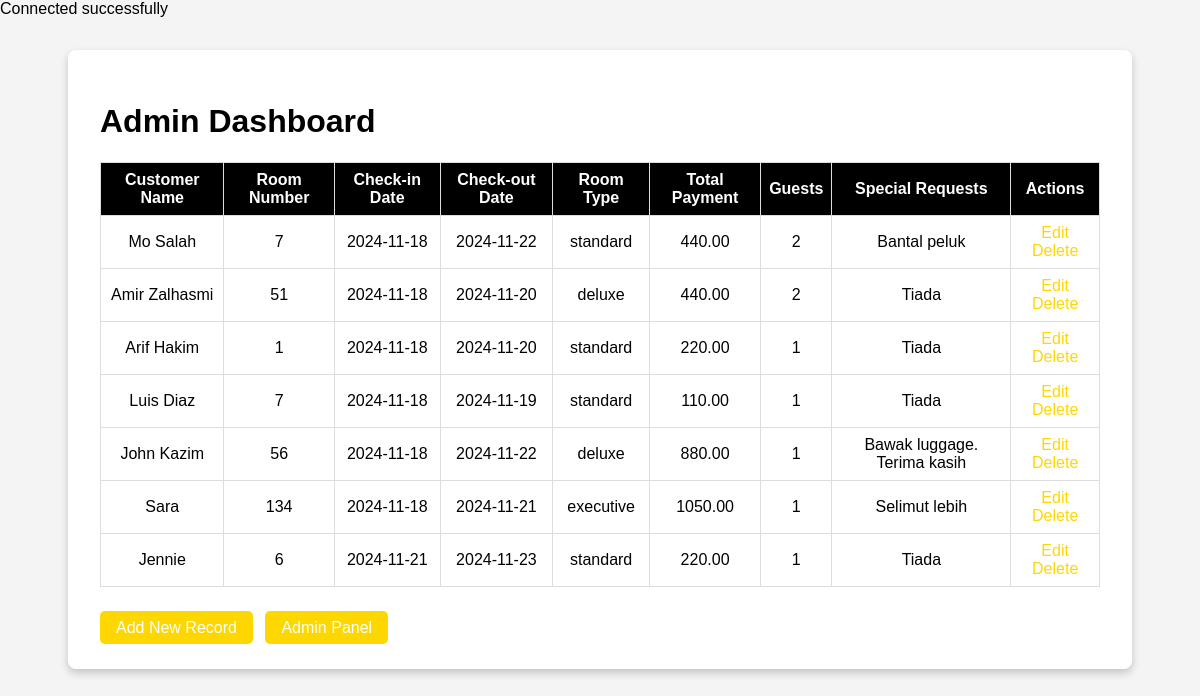
The page /admin_dashboard.php (signed in) on the database its author committed.
### tables this page shows
CREATE TABLE `bookings` (
  `id` int NOT NULL,
  `customer_name` varchar(200) NOT NULL,
  `room_number` int NOT NULL,
  `room_type` varchar(50) NOT NULL,
  `guests` int NOT NULL,
  `check_in_date` date NOT NULL,
  `check_out_date` date NOT NULL,
  `total_payment` decimal(10,2) NOT NULL,
  `special_request` text
);

### admin_dashboard.php (the view, shortened to what this page needs)
<?php
require 'db_connect.php';
$sql = "SELECT * FROM bookings";
$result = $conn->query($sql);
?>
<!DOCTYPE html>
<html lang="en">
<head>
</head>
<body>
    <div class="container">
        <h1>Admin Dashboard</h1>
        <table>
            <thead>
                <tr>
                    <th>Customer Name</th>
                    <th>Room Number</th>
                    <th>Check-in Date</th>
                    <th>Check-out Date</th>
                    <th>Room Type</th>
                    <th>Total Payment</th>
                    <th>Guests</th>
                    <th>Special Requests</th>
                    <th>Actions</th>
                </tr>
            </thead>
            <tbody>
                <?php if ($result->num_rows > 0): ?>
                    <?php while ($row = $result->fetch_assoc()): ?>
                        <tr>
                            <td><?= htmlspecialchars($row['customer_name']) ?></td>
                            <td><?= htmlspecialchars($row['room_number']) ?></td>
                            <td><?= htmlspecialchars($row['check_in_date']) ?></td>
                            <td><?= htmlspecialchars($row['check_out_date']) ?></td>
                            <td><?= htmlspecialchars($row['room_type']) ?></td>
                            <td><?= htmlspecialchars($row['total_payment']) ?></td>
                            <td><?= htmlspecialchars($row['guests']) ?></td>
                            <td><?= htmlspecialchars($row['special_request']) ?></td>
                            <td>
                                <a href="edit.php?id=<?= urlencode($row['id']) ?>" class="link-button">Edit</a>
                                <a href="delete.php?id=<?= urlencode($row['id']) ?>"
                                   class="link-button"
                                   onclick="return confirm('Are you sure you want to delete this record?');">Delete</a>
                            </td>
                        </tr>
                    <?php endwhile; ?>
                <?php else: ?>
                    <tr>
                        <td colspan="9">No records found.</td>
                    </tr>
                <?php endif; ?>
            </tbody>
        </table>
        <a href="add.php" class="button">Add New Record</a>
        <a href="admin.php" class="button">Admin Panel</a>
    </div>
</body>
</html>

### admin_dashboard.php (style rules this page uses)
body { font-family: Arial, sans-serif; background-color: #f4f4f4; margin: 0; padding: 0; }
.container { max-width: 1000px; margin: 2rem auto; background: white; padding: 2rem; border-radius: 8px; box-shadow: 0 4px 8px rgba(0, 0, 0, 0.2); }
table { width: 100%; border-collapse: collapse; margin-bottom: 2rem; }
th, td { border: 1px solid #ddd; padding: 8px; text-align: center; }
th { background-color: #000000; color: white; }
.button { padding: 0.5rem 1rem; color: white; background-color: #FFD700; border: none; border-radius: 5px; text-decoration: none; margin-right: 0.5rem; }
.link-button { text-decoration: none; color: #FFD700; }

### rows shown on the page
bookings: customer_name "Mo Salah", room_number "7", check_in_date "2024-11-18", check_out_date "2024-11-22", room_type "standard", total_payment "440.00", guests "2", special_request "Bantal peluk"
bookings: customer_name "Amir Zalhasmi", room_number "51", check_in_date "2024-11-18", check_out_date "2024-11-20", room_type "deluxe", total_payment "440.00", guests "2", special_request "Tiada"
bookings: customer_name "Arif Hakim", room_number "1", check_in_date "2024-11-18", check_out_date "2024-11-20", room_type "standard", total_payment "220.00", guests "1", special_request "Tiada"
bookings: customer_name "Luis Diaz", room_number "7", check_in_date "2024-11-18", check_out_date "2024-11-19", room_type "standard", total_payment "110.00", guests "1", special_request "Tiada"
bookings: customer_name "John Kazim", room_number "56", check_in_date "2024-11-18", check_out_date "2024-11-22", room_type "deluxe", total_payment "880.00", guests "1", special_request "Bawak luggage. Terima kasih"
bookings: customer_name "Sara", room_number "134", check_in_date "2024-11-18", check_out_date "2024-11-21", room_type "executive", total_payment "1050.00", guests "1", special_request "Selimut lebih"
bookings: customer_name "Jennie", room_number "6", check_in_date "2024-11-21", check_out_date "2024-11-23", room_type "standard", total_payment "220.00", guests "1", special_request "Tiada"
